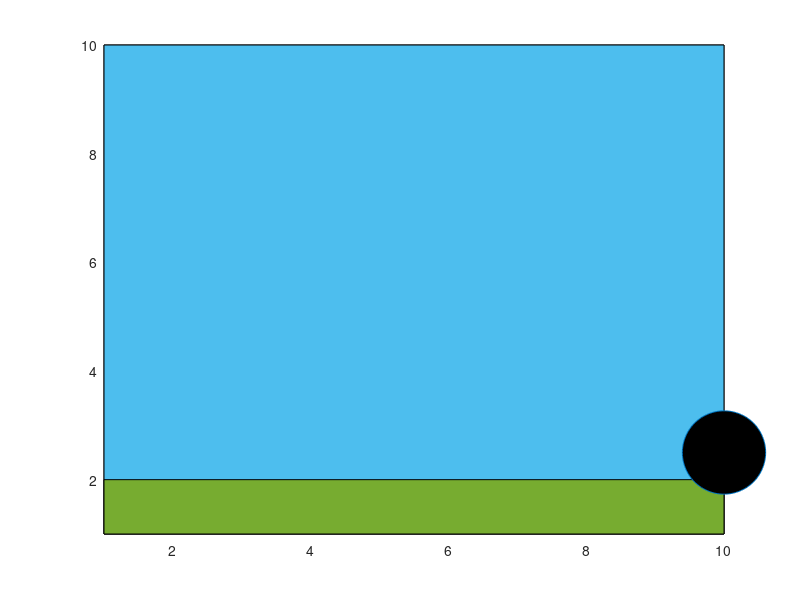

This figure's MATLAB source:
%ball animation
%clear command window and work space
clc;
clear; 
close all;
%% Rendering background Sky

%creating background
%blue sky
fill([1 1 10 10], [1 10 10 1], [0.3010, 0.7450,0.9330]);
axis([1 10 1 10]);
hold on;

%% Rendering background grass

%creating background
%green grass
fill([1 1 10 10], [1 2 2 1], [0.4660, 0.6740, 0.1880]);

%% Rendering circle

% Create motion data -- (1)
t = 0:0.001:1;   % Time data
x = 10*t; % Position data

% Draw initial figure -- (2)
figure(1);
h = plot(x(1), 2.5, 'o', 'MarkerSize' ,60, 'MarkerFaceColor', 'k');
xlim([1, 10]);
ylim([1, 10]);

% Animation loop -- (3)
for i = 1:length(x)
    set(h, 'XData', x(i));
    drawnow;
end

    